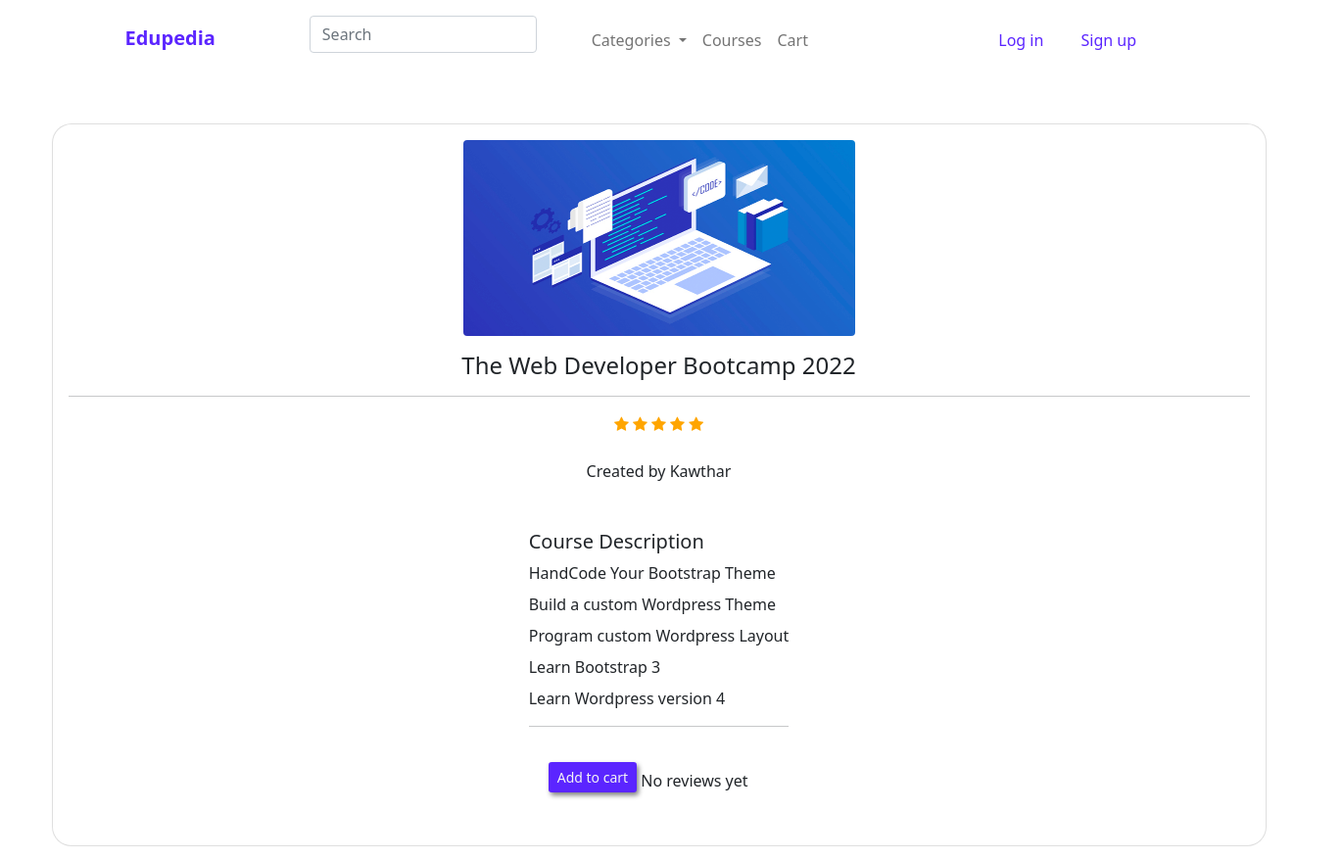
Page /server/courses.php?id=1 on the committed database.
### tables this page shows
CREATE TABLE `course` (
  `id` int(11) NOT NULL,
  `name` varchar(255) NOT NULL,
  `image` varchar(255) NOT NULL,
  `content` varchar(255) NOT NULL,
  `description` varchar(255) NOT NULL,
  `level` varchar(255) NOT NULL,
  `price` int(11) NOT NULL,
  `rating` int(11) NOT NULL,
  `status` int(11) NOT NULL,
  `category` int(11) NOT NULL,
  `tutor_id` int(11) NOT NULL,
  `admin_id` int(11) DEFAULT NULL
);

CREATE TABLE `user` (
  `id` int(11) NOT NULL,
  `type` int(11) NOT NULL,
  `fname` varchar(50) NOT NULL,
  `email` varchar(62) NOT NULL,
  `password` varchar(255) NOT NULL,
  `security_ans` varchar(255) NOT NULL,
  `picture` varchar(255) DEFAULT NULL,
  `tutor_status` int(11) DEFAULT NULL,
  `admin_rank` int(11) DEFAULT NULL,
  `tutor_cv` varchar(255) DEFAULT NULL,
  `status` text DEFAULT NULL
);

### server/courses.php (the view, shortened to what this page needs)
<html>
<head>
  <link rel="stylesheet" type="text/css" href="styles/styles.css">
  <link href="https://cdn.jsdelivr.net/npm/bootstrap@5.0.2/dist/css/bootstrap.min.css" rel="stylesheet">
  <link rel="stylesheet" href="https://cdnjs.cloudflare.com/ajax/libs/font-awesome/4.7.0/css/font-awesome.min.css">
</head>
<body class="d-flex flex-column min-vh-100" id="learnerbody">
  <?php
  include 'nav.php';
  include_once 'database.php';
  include_once 'functions.php';
  $sql = "SELECT * FROM course where id='" . $_GET['id'] . "'";
  $result = $conn->query($sql);
  $row = $result->fetch_assoc();
  ?>
  <section class="vh-100" id="backg">
    <div class="container py-5 h-100">
      <div class="row d-flex justify-content-center align-items-center h-100">
        <div class="col-md-12">
          <div class="card" style="border-radius: 20px;" id="learnerView">
            <div class="card-body">
              <div class="text-center">
                <img src="<?php echo $row['image'] ?>" class="img-fluid rounded" style="width: 400px; height: 200px" />
                <div class="mt-3 mb-4">
                  <h4 class="mb-2"><?php echo $row['name'] ?></h4>
                  <hr>
                  <?php
                  $rating = $row['rating'];
                  for ($i = 0; $i < (int)$rating; $i++) {
                  ?>
                    <span class='fa fa-star checked'></span>
                  <?php
                  }
                  ?>
                </div>
                <?php
                $sql0 = "SELECT fname FROM user where id='" . $row['tutor_id'] . "'";
                $result0 = $conn->query($sql0);
                $row0 = $result0->fetch_assoc();
                ?>
                <p class="mb-2">Created by <?php echo $row0['fname'] ?> </p>
                <div class="d-flex justify-content-center text-start mt-5 mb-2">
                  <div>
                    <?php
                    $path = $row['description'];
                    ?>
                    <p class="mb-2 h5">Course Description</p>
                    <?php
                    $file = fopen($path, "r");
                    while (!feof($file)) {
                      $line = fgets($file);
                    ?>
                      <p class="mb-2"><?php echo $line ?></p>
                    <?php
                    }
                    ?>
                    <hr>
                    <?php
                    if ($_SESSION['user'] == '2' || $_SESSION['user'] == "") {
                      $sql1 = "SELECT * FROM enroll WHERE learner_id='" . $_SESSION['id'] . "' and course_id='" . $row['id'] . "'";
                      $result1 = $conn->query($sql1);
                      if ($result1->num_rows > 0) {
                        $content = $row['content'];
                    ?>
                        <p class="mb-2 h5">Course content</p>
                        <?php
                        $file1 = fopen($content, "r");
                        while (!feof($file1)) {
                          $line1 = fgets($file1);
                        ?>
                          <p class="mb-2"><?php echo $line1 ?></p>
                        <?php
                        }
                        echo "<hr>";
                        ?>
                        <button class="btn btn-sm" id="editcbtn" onclick="location.href='survey.php?id=<?php echo $row['id'] ?>'">review</button>
                      <?php
                      } else {
                      ?>
                        <button class="btn btn-sm" id="editcbtn" onclick="location.href='cart.php?id=<?php echo $row['id'] ?>'">Add to cart</button>
                      <?php
                      }
                    }
                      ?>
                  </div>
                </div>
              </div>
            </div>
          </div>
        </div>
      </div>
  </section>
</body>
</html>

### server/styles/styles.css (style rules this page uses)
:root { --primary: #5B25FF; --dark: rgb(17, 16, 16); --body: #363EE0; --dark2: #1c1d1f; --box-shadow: 2px 3px 5px grey; --active:#FFA700; --font:"Open Sans", sans-serif; }
.card { width:270px; }
body { font-family: 'Lato', sans-serif; }
body { font-family: Arial, sans-serif; }
#editcbtn { color:whitesmoke; background-color: var(--primary); box-shadow: var(--box-shadow); margin-left: 20px; margin-bottom: 30px; margin-top: 20px; }

### server/courses.php (style rules this page uses)
@media (min-width:768px) { #learnerView { display: flex; width: 1240px; } }
#backg { background-color: white; padding-right: 150px; }
#learnerbody { background-image: url(images/loginbackground.png); background-repeat: no-repeat; background-position-x: left; background-position-y: 150px; background-size: 400px; }
.checked { color: orange; }

### rows in the picture
course: image (picture), name "The Web Developer Bootcamp 2022", rating 5 (drawn)
user: fname "Kawthar"

### other values in the picture
$line "HandCode Your Bootstrap Theme"
$line "Build a custom Wordpress Theme"
$line "Program custom Wordpress Layout"
$line "Learn Bootstrap 3"
$line "Learn Wordpress version 4"
